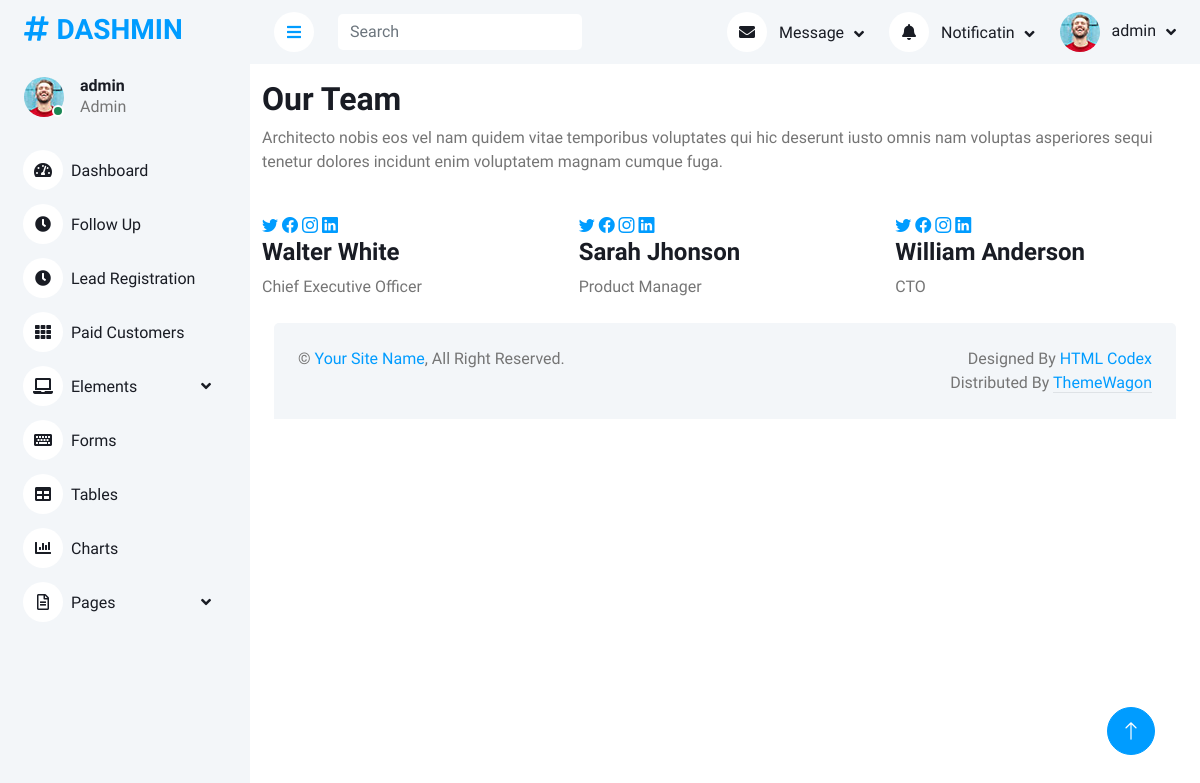
Screenshot of /team/ (signed in) with the database file from the repository.
### team/models.py (models this page shows)
class Team(models.Model):
    name = models.CharField(max_length=50)
    designation = models.CharField(max_length=50)
    profile_pic = models.ImageField(upload_to='static/assets/img/team',default='')
    twitter = models.CharField(max_length=50)
    facebook = models.CharField(max_length=50)
    instagram = models.CharField(max_length=50)
    linkedin = models.CharField(max_length=50)

### wscubetech/views.py (the view)
# urls.py: path('team/', views.team, name='team'),
def team(request):
    teamData = Team.objects.all()
    data = {'teamData': teamData}
    print("Team Page Called")
    return render(request,"team.html",data)

### templates/team.html (shortened to what this page needs)
{% extends 'base.html' %}
{% load static %}
{% block content %}
 <section id="team" class="team mt-3">
    <div class="container" data-aos="fade-up">
      <div class="section-header">
        <h2>Our Team</h2>
        <p>Architecto nobis eos vel nam quidem vitae temporibus voluptates qui hic deserunt iusto omnis nam voluptas asperiores sequi tenetur dolores incidunt enim voluptatem magnam cumque fuga.</p>
      </div>
      <div class="row gy-5">
        {% for x in teamData %}
          <div class="col-xl-4 col-md-6 d-flex" data-aos="zoom-in" data-aos-delay="200">
            <div class="team-member">
              <div class="member-img">
              </div>
              <div class="member-info">
                <div class="social">
                  <a href="{{x.twitter}}"><i class="bi bi-twitter"></i></a>
                  <a href="{{x.facebook}}"><i class="bi bi-facebook"></i></a>
                  <a href="{{x.instagram}}"><i class="bi bi-instagram"></i></a>
                  <a href="{{x.linkedin}}"><i class="bi bi-linkedin"></i></a>
                </div>
                <h4>{{x.name}}</h4>
                <span>{{x.designation}}</span>
              </div>
            </div>
          </div>
        {% endfor %}
      </div>
    </div>
  </section>
{% endblock %}

### templates/header.html (shortened to what this page needs)
{% load static %}
<!DOCTYPE html>
<html lang="en">
<head>
    <link href="https://cdnjs.cloudflare.com/ajax/libs/font-awesome/5.10.0/css/all.min.css" rel="stylesheet">
    <link href="https://cdn.jsdelivr.net/npm/bootstrap-icons@1.4.1/font/bootstrap-icons.css" rel="stylesheet">
    <link href='{% static "lib/owlcarousel/assets/owl.carousel.min.css" %}' rel="stylesheet">
    <link href='{% static "lib/tempusdominus/css/tempusdominus-bootstrap-4.min.css" %}' rel="stylesheet" />
    <link rel="stylesheet" href="https://cdn.datatables.net/1.13.4/css/jquery.dataTables.min.css">
    <link href='{% static "/css/bootstrap.min.css" %}' rel="stylesheet">
    <link href='{% static "css/style.css" %}' rel="stylesheet">
</head>
<body>
    <div class="container-xxl position-relative bg-white d-flex p-0">
        <div class="sidebar pe-4 pb-3">
            <nav class="navbar bg-light navbar-light">
                <a href="index.html" class="navbar-brand mx-4 mb-3">
                    <h3 class="text-primary"><i class="fa fa-hashtag me-2"></i>DASHMIN</h3>
                </a>
                <div class="d-flex align-items-center ms-4 mb-4">
                    <div class="position-relative">
                        <img class="rounded-circle" src='{% static "img/user.jpg" %}' alt="" style="width: 40px; height: 40px;">
                        <div class="bg-success rounded-circle border border-2 border-white position-absolute end-0 bottom-0 p-1"></div>
                    </div>
                    <div class="ms-3">
                        <h6 class="mb-0">{{request.user}}</h6>
                        <span>Admin</span>
                    </div>
                </div>
                <div class="navbar-nav w-100">
                    <a href="{% url 'home' %}" class="nav-item nav-link {{class}}"><i class="fa fa-tachometer-alt me-2"></i>Dashboard</a>
                    <a href="{% url 'follow_up' %}" class="nav-item nav-link {{classfollow}}"><i class="fa fa-clock me-2"></i>Follow Up</a>
                    <a href="{% url 'lead_registration' %}" class="nav-item nav-link {{classlr}}"><i class="fa fa-clock me-2"></i>Lead Registration</a>
                    <a href="{% url 'paid_customers'  %}" class="nav-item nav-link {{classpc}}"><i class="fa fa-th me-2"></i>Paid Customers</a>
                    <div class="nav-item dropdown">
                        <a href="#" class="nav-link dropdown-toggle " data-bs-toggle="dropdown"><i class="fa fa-laptop me-2"></i>Elements</a>
                    </div>
                    <a href="form.html" class="nav-item nav-link"><i class="fa fa-keyboard me-2"></i>Forms</a>
                    <a href="table.html" class="nav-item nav-link"><i class="fa fa-table me-2"></i>Tables</a>
                    <a href="chart.html" class="nav-item nav-link"><i class="fa fa-chart-bar me-2"></i>Charts</a>
                    <div class="nav-item dropdown">
                        <a href="#" class="nav-link dropdown-toggle" data-bs-toggle="dropdown"><i class="far fa-file-alt me-2"></i>Pages</a>
                    </div>
                </div>
            </nav>
        </div>
        <div class="content">
          <nav class="navbar navbar-expand bg-light navbar-light sticky-top px-4 py-0">
              <a href="#" class="sidebar-toggler flex-shrink-0">
                  <i class="fa fa-bars"></i>
              </a>
              <form class="d-none d-md-flex ms-4">
                  <input class="form-control border-0" type="search" placeholder="Search">
              </form>
              <div class="navbar-nav align-items-center ms-auto">
                  <div class="nav-item dropdown">
                      <a href="#" class="nav-link dropdown-toggle" data-bs-toggle="dropdown">
                          <i class="fa fa-envelope me-lg-2"></i>
                          <span class="d-none d-lg-inline-flex">Message</span>
                      </a>
                  </div>
                  <div class="nav-item dropdown">
                      <a href="#" class="nav-link dropdown-toggle" data-bs-toggle="dropdown">
                          <i class="fa fa-bell me-lg-2"></i>
                          <span class="d-none d-lg-inline-flex">Notificatin</span>
                      </a>
                  </div>
                  <div class="nav-item dropdown">
                      <a href="#" class="nav-link dropdown-toggle" data-bs-toggle="dropdown">
                          <img class="rounded-circle me-lg-2" src='{% static  "img/user.jpg" %}' alt="" style="width: 40px; height: 40px;">
                          <span class="d-none d-lg-inline-flex">{{request.user}}</span>
                      </a>
                  </div>
              </div>
          </nav>

### static/css/style.css (style rules this page uses)
:root { --primary: #009CFF; --light: #F3F6F9; --dark: #191C24; }
.sidebar { position: fixed; top: 0; left: 0; bottom: 0; width: 250px; height: 100vh; overflow-y: auto; background: var(--light); transition: 0.5s; z-index: 999; }
.content { margin-left: 250px; min-height: 100vh; background: #FFFFFF; transition: 0.5s; }
@media (min-width: 992px) { .sidebar { margin-left: 0; } }
@media (min-width: 992px) { .content { width: calc(100% - 250px); } }
.sidebar .navbar .navbar-nav .nav-link { padding: 7px 20px; color: var(--dark); font-weight: 500; border-left: 3px solid var(--light); border-radius: 0 30px 30px 0; outline: none; }
.sidebar .navbar .navbar-nav .nav-link i { width: 40px; height: 40px; display: inline-flex; align-items: center; justify-content: center; background: #FFFFFF; border-radius: 40px; }
.sidebar .navbar .dropdown-toggle::after { position: absolute; top: 15px; right: 15px; border: none; content: "\f107"; font-family: "Font Awesome 5 Free"; font-weight: 900; transition: .5s; }
.content .navbar .navbar-nav .nav-link { margin-left: 25px; padding: 12px 0; color: var(--dark); outline: none; }
.content .navbar .sidebar-toggler, .content .navbar .navbar-nav .nav-link i { width: 40px; height: 40px; display: inline-flex; align-items: center; justify-content: center; background: #FFFFFF; border-radius: 40px; }
.content .navbar .dropdown-toggle::after { margin-left: 6px; vertical-align: middle; border: none; content: "\f107"; font-family: "Font Awesome 5 Free"; font-weight: 900; transition: .5s; }

### rows the page displays
Team: name "Walter White", designation "Chief Executive Officer"
Team: name "Sarah Jhonson", designation "Product Manager"
Team: name "William Anderson", designation "CTO"

### other values shown
{{ request.user }} "admin"
